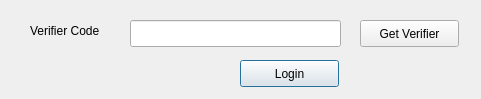
<?xml version="1.0" encoding="UTF-8"?>
<ui version="4.0">
 <class>LoginDialog</class>
 <widget class="QDialog" name="LoginDialog">
  <property name="geometry">
   <rect>
    <x>0</x>
    <y>0</y>
    <width>481</width>
    <height>99</height>
   </rect>
  </property>
  <property name="windowTitle">
   <string>LoginDialog</string>
  </property>
  <widget class="QLabel" name="label">
   <property name="geometry">
    <rect>
     <x>30</x>
     <y>20</y>
     <width>91</width>
     <height>21</height>
    </rect>
   </property>
   <property name="text">
    <string>Verifier Code</string>
   </property>
  </widget>
  <widget class="QLineEdit" name="verifierCode">
   <property name="geometry">
    <rect>
     <x>130</x>
     <y>20</y>
     <width>211</width>
     <height>27</height>
    </rect>
   </property>
  </widget>
  <widget class="QPushButton" name="loginButton">
   <property name="geometry">
    <rect>
     <x>240</x>
     <y>60</y>
     <width>99</width>
     <height>27</height>
    </rect>
   </property>
   <property name="text">
    <string>Login</string>
   </property>
  </widget>
  <widget class="QPushButton" name="getVerifier">
   <property name="geometry">
    <rect>
     <x>360</x>
     <y>20</y>
     <width>99</width>
     <height>27</height>
    </rect>
   </property>
   <property name="text">
    <string>Get Verifier</string>
   </property>
  </widget>
 </widget>
 <layoutdefault spacing="6" margin="11"/>
 <resources/>
 <connections/>
</ui>
